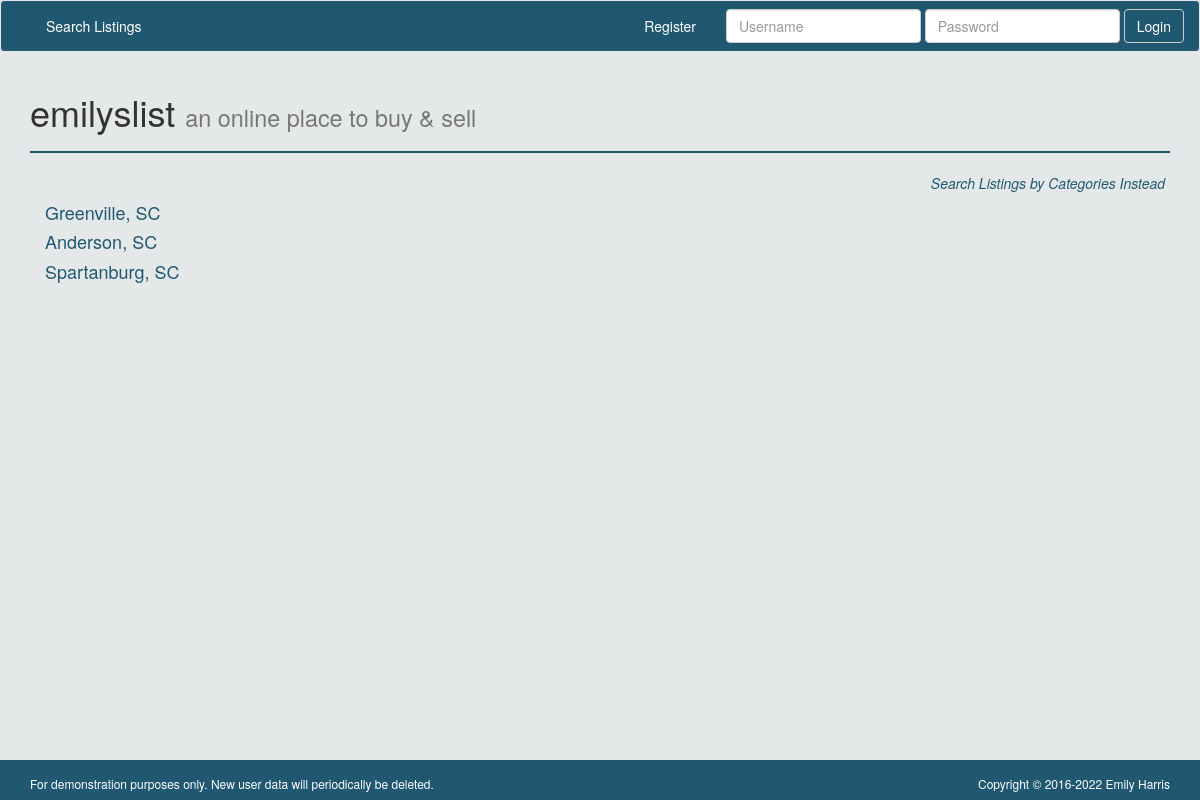
The app's page /region_list/ with its own data.
### classifieds/models.py (models this page shows, shortened)
class Region(models.Model):
    location = models.CharField(max_length=50)

### classifieds/views.py (the view)
# urls.py: url(r'^region_list/$', RegionListView.as_view(), name='region_list_view'),
class RegionListView(ListView):
    model = Region

### templates/classifieds/region_list.html
{% extends "base.html" %}
{% block content %}
<div class="container">
  <div class="row" id='search-row'>
    <div class="col-sm-12">
      <a href="{% url 'index_view' %}"><large><em>Search Listings by Categories Instead</em></large></a>
    </div>
  </div>
</div>
<div class="container">
      {% for object in object_list  %}
        <a href="{% url 'city_list_thumbnail_view' object.pk %}"><h4>{{object.location}}</h4></a>
      {% endfor %}
</div>
{% endblock %}

### classifieds/static/classifieds/css/main.css (style rules this page uses)
html, body { height: 100%; }
body { background-color: #e5e8e9 }
a { color: #205872; }
#search-row { float: right; margin-right: 5px; }

### records on screen
Region: location "Greenville, SC"
Region: location "Anderson, SC"
Region: location "Spartanburg, SC"
